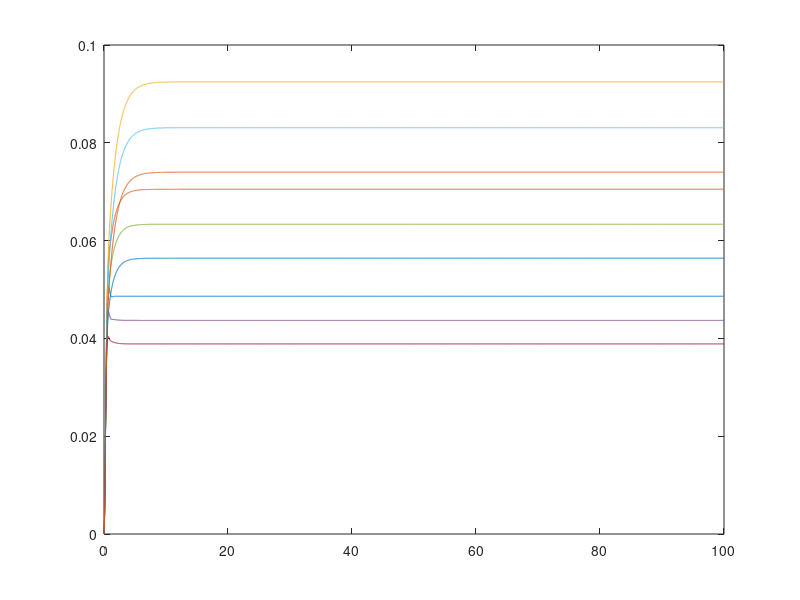
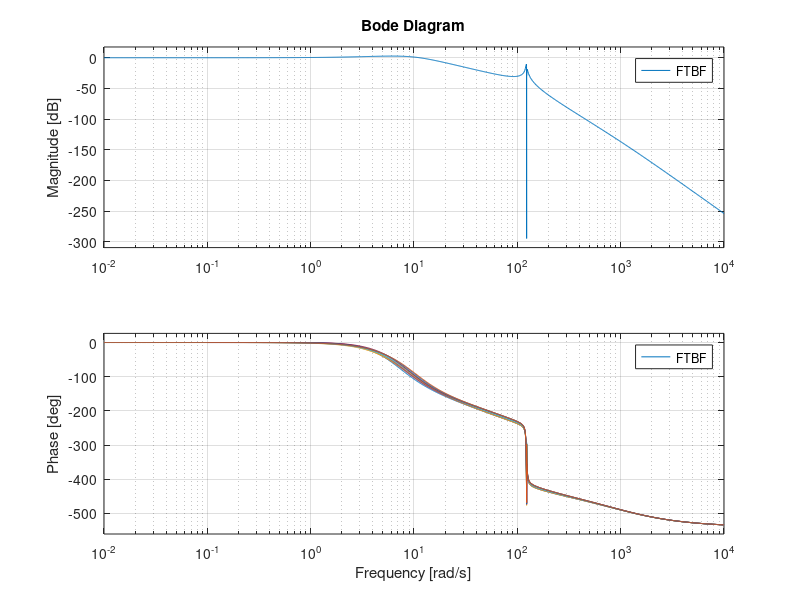
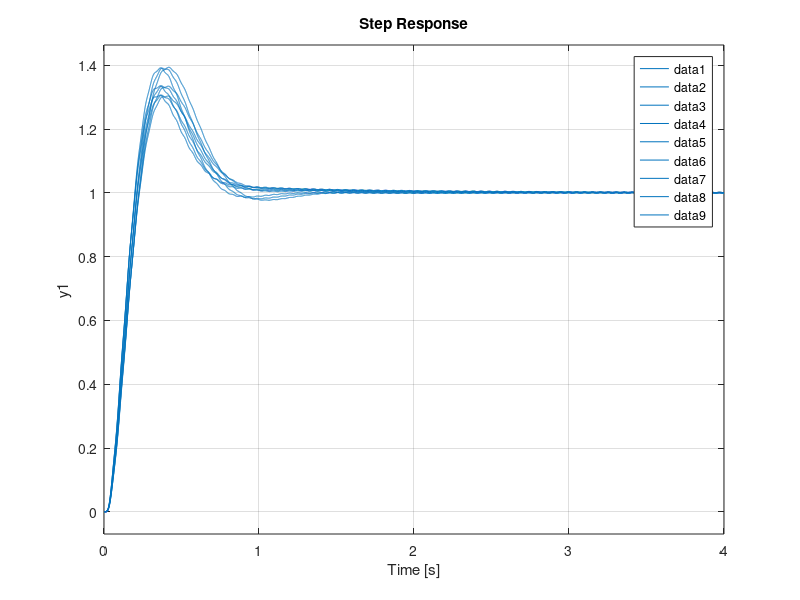

MATLAB code to generate these figures, in order:
%%  S5 - APP4 - PROBLEMATIQUE - MAIN.M
%   Auteur:     Giuseppe Lomonaco
%   CIP:        LOMG2301
%   Auteur:     Lucas Corrales
%   CIP:        CORL0701

%   Date de creation:       13-MARS-2023
%   Date de derniere modification:       13-MARS-2023

% DESCRIPTION: fichier principale pour la problematique S5-APP5



%% NOTES
% Marge de retard cest une marge de phase traduite en secondes
% JAMAIS UN BODE AVEC UNE FTBF!!!!!!!
% pour atenuer les vibrations on peut utiliser un filtre coupe bande comme
% vue dans les sessions anterieures en autant que ca fonctionne!!
% pour le filtre coupe bande on trouvera les frequences a laide de BODE
% --on reconnait une vibration sur un diagramme de bode car il y aura un
% peak a cette vibration, le peak doit en bas de -15dB voir A6 et B5



%% ETAPES DE RESOLUTION
% 1-le diagramme de procedures de conception est la premiere chose quon
% sattend a voir dans la presentation on sattend a faire une arboresence 
% 2-conception **voir tableau notes tuto1 Xavier
% 3-tableau de conformite: on verif la conformite des condos de departs et
% des criteres de conception, on runnera des simulations et dira si par
% exemple les criteres de specs du client sont rencontrés on pas (ex MP,
% bande passante, etc)
% **ici on fait literation
% 4-tableau des compensateurs finaux et criteres de conformite avec
% explications pour literation
% 5-Marge de retard apres augmentation dun facteur 5 (14dB)
% 6-resultats de simulation
% ***si on veut voir lerreur sur un graph on doit faire : on doit voir la
% consigne, la reponse superposee et sur un autre graph l'erreur (entree
% moins la sortie (U-Y))
% ***donner les fonctions de transferts des compensateurs (tous les
% compensateurs de tous les etudiants donc tous les compensateurs de DEPART 
% devraient etre pareille pour tlm mais les compensateurs FINAUX devraient
% etre differents dun etudiant a lautre
% ***quand on demande quon veut voir lerreur: on fait le diagramme de
% lerreur et non pas de la reponse


%% ANNEXE A
% provient de lapp 3
% classe 1 car 
% lieu des racines : 6 asymptotes pcq jai 6 poles donc 6 lieu des racines qui se termine a linfini
% pour avoir le nb de mode on devra faire residu....quand on a des
% vibration ca veut dire quon a au moins un ordre 2 car ordre 1 ne peut pas
% avoir de vibration



%% Critères de conception
clc
close all
clear all
for i = 1:3
for k = 1:3
numEL = [7.95e09];
denEL = [1 1020.51 37082.705 15346520.725 320776412.5 413500000 0];

G = tf(numEL,denEL)

Mp = 25;
ts = 1;
tr1 = 0.18;
eRP_des = 0.08;           % erreur en regime permanent a une rampe
fudge_factor = 2+2*k;      % facteur qui pousse vers zero
marge = -8;


phi = atand((-1*pi)./log(Mp/100));
zeta = cosd(phi)+0.1+0.01*i;

%Wn1 et Wn2
Wn1 = (4/ts)/zeta;
Wn2 = (1+1.1*zeta+1.4*zeta^2)/tr1;

%Bigger Wn
if Wn1 > Wn2
    Wn = Wn1;     
else
     Wn = Wn2;
end

Wa = Wn*sqrt(1-zeta^2);

p1 = -zeta*Wn + j*Wa;
p2 = -zeta*Wn - j*Wa;
% AvPh
%phase au pole desire
%on enleve 360 car sinon angle va donner un angle positif 
Ph_G = ((angle(polyval(numEL,p1)/polyval(denEL,p1)))*180/pi)-360;

delta_phi = -180-Ph_G-marge;

alpha = 180-phi;

phi_z = (alpha + delta_phi)/2
phi_p = (alpha - delta_phi)/2

za = real(p1)-imag(p1)/tand(phi_z)
pa = real(p1)-imag(p1)/tand(phi_p)

numFT = [1 -za];
denFT = [1 -pa];

Ka = abs((polyval(denEL,p1)*polyval(denFT,p1))/(polyval(numEL,p1)*polyval(numFT,p1)))

Ga = Ka * tf([1 -za],[1 -pa])

% G_new = G*Ga
% [num,den] = tfdata(G_new);
% PI
Kvel = 2.531e11/1.091e10;

KI = 1/(Kvel*eRP_des);

ZI = real(p1)/fudge_factor;

Kp = -KI/ZI;

GPI = Kp * tf([1 -ZI],[1 0])

G_new = G*GPI*Ga 


beta = 2
W0 = 123;

H = tf([1 0 W0^2],[1 beta W0^2])
G_CB = G_new*H


% Valider DM
[GM,PM,Wp,Wg] = margin(G_CB)
DM= PM/Wg*(pi/180)

% Ajuster le gain
GM_DB = mag2db(GM)
GM_des = 15;
GM_compDB = GM_DB-GM_des;
GM_comp = db2mag(GM_compDB);

G_comp = (GM_comp*G_CB)*(0.0525/0.08);

FTBF = feedback(G_comp,1)

t = [0:0.01:100]';  % 201 points
u = t.^2 / 2;
y = lsim(FTBF,u,t);

figure(1)
plot(t,u-y)
hold on


% Valider DM
[GM,PM,Wp,Wg] = margin(G_comp);
DM= PM/Wg*(pi/180)
GM = mag2db(GM)


% figure('Name','bode comp')
% margin(G_comp)
% figure('Name','rlocus comp')
% plot(real(p1),imag(p1),'p')
% hold on
% rlocus(G_comp)
% hold on
% pol = rlocus(G_new,1);
% plot(real(pol), imag(pol),'s')

figure(4)
bode(FTBF)
hold on
figure(5)
step(FTBF)
hold on

end
end
legend

% % Initialisation
% constantes_APP5 % call le fichier des constantes
% 
% Profile_Tracking    % call le fichier Profile_Tracking.p (trajectoire de ref fournie)
% plot(ttrk,utrk)









